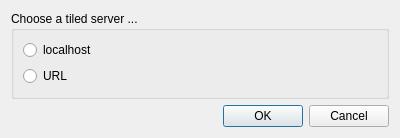
<?xml version="1.0" encoding="UTF-8"?>
<ui version="4.0">
 <class>Dialog</class>
 <widget class="QDialog" name="Dialog">
  <property name="geometry">
   <rect>
    <x>0</x>
    <y>0</y>
    <width>400</width>
    <height>138</height>
   </rect>
  </property>
  <property name="windowTitle">
   <string>Dialog</string>
  </property>
  <layout class="QVBoxLayout" name="verticalLayout_2">
   <item>
    <widget class="QGroupBox" name="groupBox">
     <property name="title">
      <string>Choose a tiled server ...</string>
     </property>
     <layout class="QVBoxLayout" name="verticalLayout">
      <item>
       <widget class="QRadioButton" name="localhost_button">
        <property name="text">
         <string>localhost</string>
        </property>
       </widget>
      </item>
      <item>
       <widget class="QRadioButton" name="url_button">
        <property name="text">
         <string>URL</string>
        </property>
       </widget>
      </item>
     </layout>
    </widget>
   </item>
   <item>
    <widget class="QDialogButtonBox" name="buttonBox">
     <property name="orientation">
      <enum>Qt::Horizontal</enum>
     </property>
     <property name="standardButtons">
      <set>QDialogButtonBox::Cancel|QDialogButtonBox::Ok</set>
     </property>
    </widget>
   </item>
  </layout>
 </widget>
 <resources/>
 <connections>
  <connection>
   <sender>buttonBox</sender>
   <signal>accepted()</signal>
   <receiver>Dialog</receiver>
   <slot>accept()</slot>
   <hints>
    <hint type="sourcelabel">
     <x>248</x>
     <y>254</y>
    </hint>
    <hint type="destinationlabel">
     <x>157</x>
     <y>274</y>
    </hint>
   </hints>
  </connection>
  <connection>
   <sender>buttonBox</sender>
   <signal>rejected()</signal>
   <receiver>Dialog</receiver>
   <slot>reject()</slot>
   <hints>
    <hint type="sourcelabel">
     <x>316</x>
     <y>260</y>
    </hint>
    <hint type="destinationlabel">
     <x>286</x>
     <y>274</y>
    </hint>
   </hints>
  </connection>
 </connections>
</ui>
